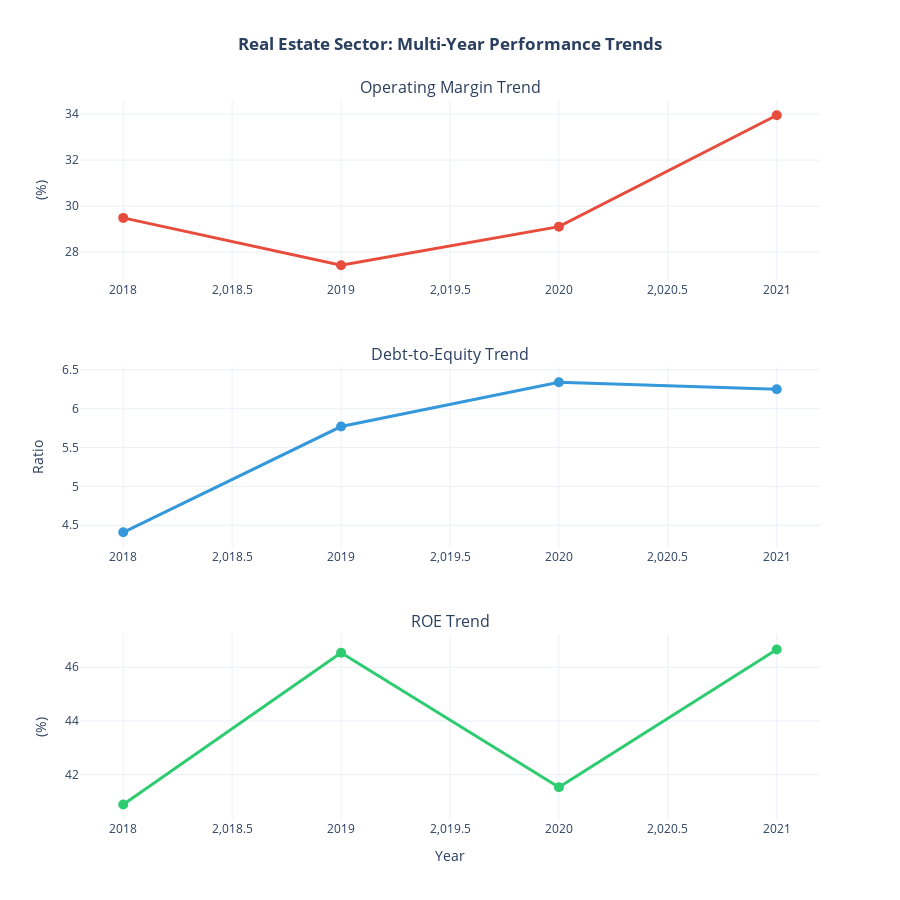

Notebook cell for this chart:
### Markdown cell above
### 3.3 Temporal Analysis: Real Estate Trends Over Time

### Code cell
# Time series analysis
fig = make_subplots(
    rows=3, cols=1,
    subplot_titles=('Operating Margin Trend', 'Debt-to-Equity Trend', 'ROE Trend'),
    vertical_spacing=0.12,
    row_heights=[0.33, 0.33, 0.34]
)

# Operating Margin
fig.add_trace(
    go.Scatter(x=real_est_trend.index, y=real_est_trend['Operating_Margin'],
               mode='lines+markers',
               line=dict(color='#e74c3c', width=3),
               marker=dict(size=10),
               name='Operating Margin'),
    row=1, col=1
)

# Debt-to-Equity
fig.add_trace(
    go.Scatter(x=real_est_trend.index, y=real_est_trend['Debt_to_Equity'],
               mode='lines+markers',
               line=dict(color='#3498db', width=3),
               marker=dict(size=10),
               name='Debt-to-Equity'),
    row=2, col=1
)

# ROE
fig.add_trace(
    go.Scatter(x=real_est_trend.index, y=real_est_trend['ROE_Operating'],
               mode='lines+markers',
               line=dict(color='#2ecc71', width=3),
               marker=dict(size=10),
               name='ROE'),
    row=3, col=1
)

fig.update_xaxes(title_text="Year", row=3, col=1)
fig.update_yaxes(title_text="(%)", row=1, col=1)
fig.update_yaxes(title_text="Ratio", row=2, col=1)
fig.update_yaxes(title_text="(%)", row=3, col=1)

fig.update_layout(
    height=900,
    showlegend=False,
    title_text="<b>Real Estate Sector: Multi-Year Performance Trends</b>",
    title_x=0.5,
    template='plotly_white'
)

fig.show()

### Figure 1 — Plotly figure (JSON) as saved in the notebook; plotly's stock layout.template omitted (floating-point values rounded to 4 significant figures)
{"data": [{"line": {"color": "#e74c3c", "width": 3}, "marker": {"size": 10}, "mode": "lines+markers", "name": "Operating Margin", "type": "scatter", "x": [2018, 2019, 2020, 2021], "xaxis": "x", "y": [29.49, 27.43, 29.11, 33.95], "yaxis": "y"}, {"line": {"color": "#3498db", "width": 3}, "marker": {"size": 10}, "mode": "lines+markers", "name": "Debt-to-Equity", "type": "scatter", "x": [2018, 2019, 2020, 2021], "xaxis": "x2", "y": [4.41, 5.77, 6.34, 6.25], "yaxis": "y2"}, {"line": {"color": "#2ecc71", "width": 3}, "marker": {"size": 10}, "mode": "lines+markers", "name": "ROE", "type": "scatter", "x": [2018, 2019, 2020, 2021], "xaxis": "x3", "y": [40.89, 46.54, 41.53, 46.66], "yaxis": "y3"}], "layout": {"annotations": [{"font": {"size": 16}, "showarrow": false, "text": "Operating Margin Trend", "x": 0.5, "xanchor": "center", "xref": "paper", "y": 1, "yanchor": "bottom", "yref": "paper"}, {"font": {"size": 16}, "showarrow": false, "text": "Debt-to-Equity Trend", "x": 0.5, "xanchor": "center", "xref": "paper", "y": 0.6292, "yanchor": "bottom", "yref": "paper"}, {"font": {"size": 16}, "showarrow": false, "text": "ROE Trend", "x": 0.5, "xanchor": "center", "xref": "paper", "y": 0.2584, "yanchor": "bottom", "yref": "paper"}], "height": 900, "showlegend": false, "title": {"text": "<b>Real Estate Sector: Multi-Year Performance Trends</b>", "x": 0.5}, "xaxis": {"anchor": "y", "domain": [0, 1]}, "xaxis2": {"anchor": "y2", "domain": [0, 1]}, "xaxis3": {"anchor": "y3", "domain": [0, 1], "title": {"text": "Year"}}, "yaxis": {"anchor": "x", "domain": [0.7492, 1], "title": {"text": "(%)"}}, "yaxis2": {"anchor": "x2", "domain": [0.3784, 0.6292], "title": {"text": "Ratio"}}, "yaxis3": {"anchor": "x3", "domain": [0, 0.2584], "title": {"text": "(%)"}}}}
